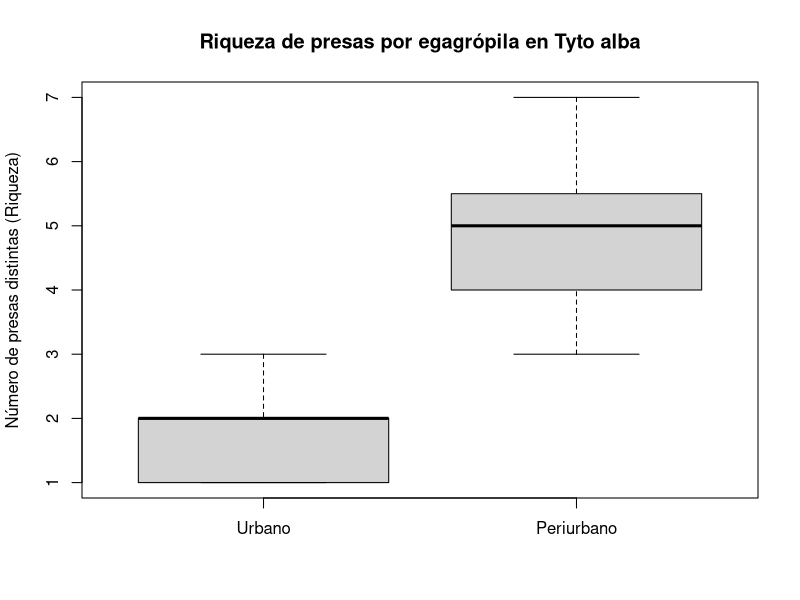
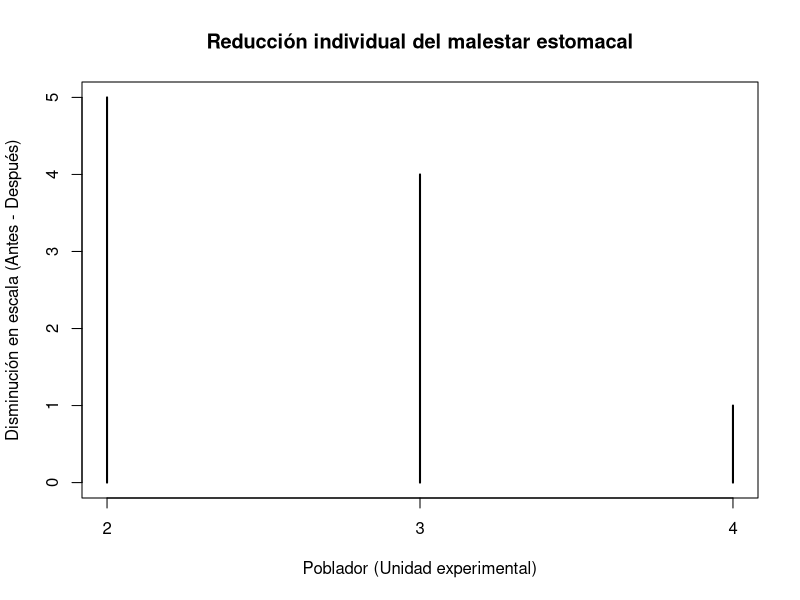
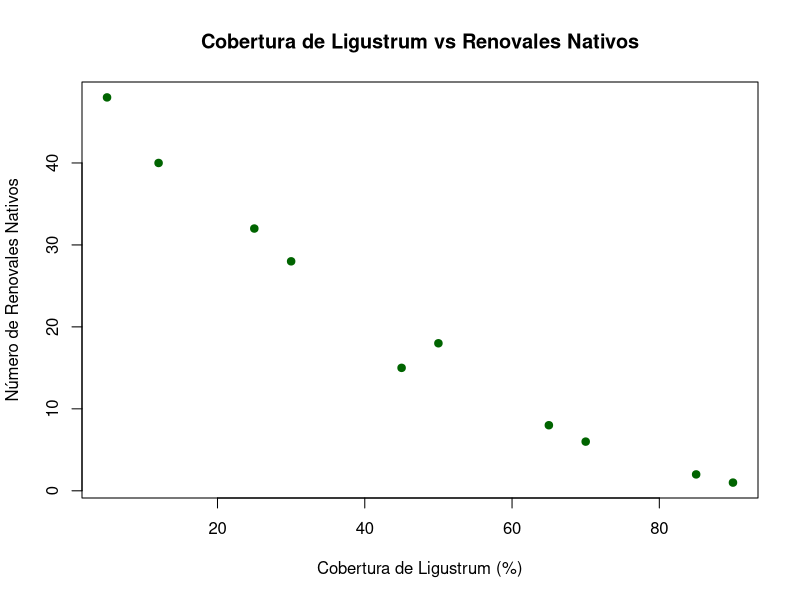

R code for these plots, in order:
# =============================================================================
# Bioestadística - Facultad de Ciencias Agrarias - UNJu
# Licenciatura en Ciencias Biológicas - AÑO 2026
# Trabajo Práctico 9: Pruebas No Paramétricas
# Resolución: Parte A (ejemplos guiados) y Parte B (ejercicios 1 a 5)
# Datos simulados con fines didácticos
# =============================================================================

# #############################################################################
# PARTE A - ACTIVIDAD GUIADA
# #############################################################################

# =============================================================================
# EJEMPLO 1 - Riqueza de dieta en lechuza de campanario (U de Mann-Whitney)
# =============================================================================
# PASO 1: Pregunta: ¿la riqueza de presas es mayor en el ambiente periurbano?
#   y: riqueza de presas por egagrópila (cuantitativa discreta)
#   x: ambiente (cualitativa, 2 grupos independientes)

# PASO 2: Datos y exploración
y_urbano     = c(1, 2, 1, 3, 2, 1, 2, 2, 3, 1, 2, 2)
y_periurbano = c(4, 5, 3, 6, 4, 5, 3, 7, 5, 4, 6, 5)

boxplot(y_urbano, y_periurbano, names = c("Urbano", "Periurbano"),
        main = "Riqueza de presas por egagrópila en Tyto alba",
        ylab = "Número de presas distintas (Riqueza)")

mediana_urbano     = median(y_urbano)
mediana_periurbano = median(y_periurbano)
mediana_urbano
mediana_periurbano
IQR(y_urbano)
IQR(y_periurbano)
length(y_urbano)
length(y_periurbano)

# Justificación: conteos discretos, n pequeño (12 por grupo), asimetría
# -> no se asume normalidad -> U de Mann-Whitney

# PASO 3: 
# 
# 1. Hipótesis
# H0: Me_periurbano <= Me_urbano
# H1: Me_periurbano >  Me_urbano
tipo_prueba = "unilateral derecha"
alternativa = "greater"

# 2. Nivel de significación
alfa = 0.05

# 3. Estadístico de prueba: ...

# 4. Regla de desición: "Se rechaza H0 si y solo si ..."

# 5. Cálculos: Prueba (exact = FALSE porque hay empates)
prueba_mann = wilcox.test(y_periurbano, y_urbano,
                          alternative = alternativa, exact = FALSE)
print(prueba_mann)
p_valor = prueba_mann$p.value
p_valor

# 6: Decisión: ...

# 7. Conclusión: ...


# =============================================================================
# EJEMPLO 2 - Muña-muña y malestar estomacal (Wilcoxon apareado)
# =============================================================================
# PASO 1: y: severidad del malestar (Likert 1-5, cualitativa ordinal)
#   Diseño: apareado (mismo poblador antes y después)

# PASO 2: Datos y exploración
y_antes   = c(5, 4, 5, 4, 5, 3, 4, 5, 4, 5)
y_despues = c(2, 1, 2, 2, 3, 1, 2, 1, 2, 2)

diferencias = y_antes - y_despues
plot(table(diferencias), main = "Reducción individual del malestar estomacal",
        xlab = "Poblador (Unidad experimental)",
        ylab = "Disminución en escala (Antes - Después)")

median(y_antes)
median(y_despues)

# Justificación: variable ordinal, sin escala de intervalo ni normalidad
# -> rangos con signo de Wilcoxon

# PASO 3: 

# 1. Hipótesis
# H0: Me_antes <= Me_despues
# H1: Me_antes >  Me_despues
tipo_prueba = "unilateral derecha"
alternativa = "greater"

# 2. Nivel de significación:
alfa = 0.05

# 3. Estadístico de prueba: ...

# 4. Regla de decisión: se rechaza H0 si y solo si ...

# 5: Cálculos
prueba_wilcox_apareada = wilcox.test(y_antes, y_despues, paired = TRUE,
                                     alternative = alternativa, exact = FALSE)
print(prueba_wilcox_apareada)
p_valor_w = prueba_wilcox_apareada$p.value
p_valor_w

# 6: Decisión: ...

# 7: Conclusión: ...


# =============================================================================
# EJEMPLO 3 - Evaluación de la perspectiva de la población de la Puna Jujeña
#             con respecto a la Muña-muña (McNemar)
# =============================================================================
# Contexto: Evaluación de la perspectiva de la población de la Puna Jujeña
#           con respecto a la Muña-muña (Clinopodium gilliesii) y su efectividad
#           en el tratamiento de cuadros de acidez y pesadez estomacal.
# Situación: Registro del estado sintomático de 50 pobladores (40 a 60 años)
#            de la Puna jujeña evaluados Antes y Después de consumir la
#            infusión medicinal de Muña-muña.


# PASO 1 — DEFINICIÓN DE VARIABLE ALEATORIA, DISEÑO Y JUSTIFICACIÓN METODOLÓGICA
# ─────────────────────────────────────────────────────────────────────────────
#
# Justificación metodológica para la selección de la Prueba de McNemar:
# 1. Muestras dependientes / apareadas: Se evalúan las mismas unidades de análisis
#    (los mismos 50 pobladores de la Puna jujeña) en dos momentos temporales
#    distintos (Momento 1: Antes de tomar la infusión vs. Momento 2: Después de tomarla).
# 2. Variable de respuesta cualitativa dicotómica: La presencia de malestar digestivo
#    posee únicamente dos estados mutuamente excluyentes:
#    - Con Malestar / Síntoma presente (-)
#    - Sin Malestar / Síntoma ausente (+)
# 3. Evaluación del cambio: La prueba centra su análisis exclusivamente en los pares
#    discordantes (b y c), evaluando si la proporción de individuos que alivió su
#    síntoma difiere significativamente de la proporción que empeoró.


# PASO 2 — CARGA DE DATOS Y CONSTRUCCIÓN DE LA TABLA DE CONTINGENCIA 2x2 APAREADA
# ─────────────────────────────────────────────────────────────────────────────
# Frecuencias observadas en la muestra de N = 50 pobladores de la Puna jujeña:
#   a = 5  pobladores: Mantiene síntoma (Con malestar Antes -> Con malestar Después)
#   b = 32 pobladores: Alivió síntoma (Con malestar Antes -> Sin malestar Después) [Discordante]
#   c = 3  pobladores: Empeoró síntoma (Sin malestar Antes -> Con malestar Después) [Discordante]
#   d = 10 pobladores: Mantiene sin síntoma (Sin malestar Antes -> Sin malestar Después)

muna_matriz = matrix(c(5, 32, 3, 10), nrow = 2, byrow = TRUE)

colnames(muna_matriz) = c("Después: Con Malestar (-)", "Después: Sin Malestar (+)")
rownames(muna_matriz) = c("Antes: Con Malestar (-)", "Antes: Sin Malestar (+)")

# Visualización de la tabla de contingencia 2x2
muna_matriz


# PASO 3 — PLANTEO DE HIPÓTESIS ESTADÍSTICAS Y NIVEL DE SIGNIFICACIÓN
# ─────────────────────────────────────────────────────────────────────────────
# H0: P(Antes = -, Después = +) = P(Antes = +, Después = -)
#     (La proporción de pobladores que cambia a 'Sin malestar' es igual a la que cambia a 'Con malestar'; la infusión no genera un cambio significativo)
# H1: P(Antes = -, Después = +) ≠ P(Antes = +, Después = -)
#     (La proporción de pobladores que cambia a 'Sin malestar' difiere significativamente de la que cambia a 'Con malestar'; la infusión genera un cambio significativo)
# α  = 0.05
alfa = 0.05

# Estadístico de prueba con corrección de continuidad de Yates:
#
#   χ2_McNemar = (|b - c| - 1)² / (b + c)   con 1 grado de libertad

# Extracción de pares discordantes de la matriz
b = muna_matriz[1, 2] # Frecuencia de pobladores que se aliviaron (b = 32)
c = muna_matriz[2, 1] # Frecuencia de pobladores que empeoraron (c = 3)

# Cálculo del estadístico
chi2_calc = ((abs(b - c) - 1)^2) / (b + c)
chi2_calc

# El p-valor se calcula a partir de la cola derecha de la distribución Chi-cuadrado con 1 g.l. (¿por qué?)
p_val = pchisq(chi2_calc, df = 1, lower.tail = FALSE)
p_val

# Alternativa (¡usar esta versión!)
res_mcnemar = mcnemar.test(muna_matriz, correct = TRUE)
res_mcnemar


# =============================================================================
# EJEMPLO 4 - Ligustrum lucidum y renovales nativos (Spearman)
# =============================================================================
# PASO 1: x: cobertura de Ligustrum (%), y: conteo de renovales nativos

# PASO 2: Datos y exploración
x_cobertura = c(5, 12, 25, 30, 45, 50, 65, 70, 85, 90)
y_renovales = c(48, 40, 32, 28, 15, 18, 8, 6, 2, 1)

plot(x_cobertura, y_renovales, main = "Cobertura de Ligustrum vs Renovales Nativos",
     xlab = "Cobertura de Ligustrum (%)", ylab = "Número de Renovales Nativos",
     pch = 19, col = "darkgreen")

# Justificación: respuesta de conteo, varianza heterogénea, posible falta de
# linealidad estricta -> correlación de rangos de Spearman

# PASO 3: Hipótesis
# H0: rho_s = 0
# H1: rho_s < 0
alfa = 0.05
tipo_prueba = "unilateral izquierda"
alternativa = "less"

# PASO 4: Prueba
prueba_spearman = cor.test(x_cobertura, y_renovales, method = "spearman",
                           alternative = alternativa)
print(prueba_spearman)
rho_calculado = prueba_spearman$estimate
rho_calculado
p_valor_sp = prueba_spearman$p.value
p_valor_sp

# Decisión y conclusión: ...

# =============================================================================
## EJERCICIOS DE APLICACIÓN
# =============================================================================
# EJERCICIO 1 - Germinación de poroto bajo estrés salino (U de Mann-Whitney)
# =============================================================================
# Pregunta estadística: ¿Difiere la mediana de semillas germinadas entre el
# control (0 mM) y el tratamiento salino (100 mM NaCl)?
#
# Consignas:
# 1. Identificar la variable respuesta (y) y la variable de grupo (x), indicando
#    su tipo.
# 2. Realizar un boxplot comparativo entre ambos grupos y calcular medianas e IQR.
# 3. Plantear las hipótesis (H0 y H1) y el nivel de significancia.
# 4. Aplicar la prueba U de Mann-Whitney y concluir con la decisión estadística.

germinadas_control = c(18, 19, 20, 17, 19, 20, 18, 19)
germinadas_sal     = c(12, 10, 14, 11, 9, 13, 10, 12)


# =============================================================================
# EJERCICIO 2 - Calidad de agua en ambientes periglaciares (Wilcoxon apareado)
# =============================================================================
# Pregunta estadística: ¿Difiere la mediana del índice biótico antes y después
# del inicio de la exploración minera en las mismas estaciones?
#
# Consignas:
# 1. Indicar por qué las observaciones son apareadas y qué tipo de variable es
#    el índice biótico.
# 2. Graficar las diferencias (antes - después) por estación y calcular medianas.
# 3. Plantear las hipótesis y el nivel de significancia.
# 4. Aplicar la prueba de rangos con signo de Wilcoxon y concluir.

indice_antes   = c(8, 9, 7, 8, 9, 8, 10, 7, 8)
indice_despues = c(5, 6, 4, 6, 5, 7, 6, 5, 4)


# =============================================================================
# EJERCICIO 3 - Desinfección de patógenos en frutos de naranjo (McNemar)
# =============================================================================
# Pregunta estadística: ¿Cambia la proporción de superficies con patógenos
# presentes antes y después del tratamiento térmico?
#
# Consignas:
# 1. Armar la tabla 2x2 de datos apareados (antes/después) y justificar por qué
#    corresponde McNemar y no Chi-cuadrado de independencia.
# 2. Plantear las hipótesis y el nivel de significancia.
# 3. Aplicar la prueba de McNemar (sin y con corrección de continuidad).
# 4. Interpretar el resultado en función de los pares discordantes.

tabla_patogenos = matrix(c(3, 16, 1, 5), nrow = 2, byrow = TRUE,
                         dimnames = list(Antes = c("Presente", "Ausente"),
                                         Despues = c("Presente", "Ausente")))


# =============================================================================
# EJERCICIO 4 - Altitud y tolerancia al frío en ecotipos de quinua (Spearman)
# =============================================================================
# Pregunta estadística: ¿Existe asociación monotónica positiva entre la altitud
# del sitio de origen y la tolerancia a la germinación en frío?
#
# Consignas:
# 1. Identificar la variable independiente y la dependiente, indicando su tipo.
# 2. Realizar el diagrama de dispersión entre ambas variables.
# 3. Plantear las hipótesis y el nivel de significancia.
# 4. Aplicar la correlación de Spearman e interpretar el coeficiente y la
#    decisión estadística.

altitud         = c(2200, 2500, 2800, 3100, 3400, 3700, 4000, 4200)
tolerancia_frio = c(2, 3, 4, 6, 7, 8, 9, 10)


# =============================================================================
# EJERCICIO 5 - Macroinvertebrados en arroyos puneños (U de Mann-Whitney)
# =============================================================================
# Pregunta estadística: ¿Es mayor la mediana de riqueza taxonómica en tramos
# sin pastoreo que en tramos con pastoreo de camélidos?
#
# Consignas:
# 1. Formular la pregunta de investigación e identificar las variables (y, x).
# 2. Realizar el boxplot comparativo y calcular medianas e IQR.
# 3. Plantear las hipótesis y el nivel de significancia.
# 4. Aplicar la prueba U de Mann-Whitney y concluir sobre el efecto del pastoreo.

con_pastoreo = c(4, 5, 3, 6, 4, 3, 5, 4)
sin_pastoreo = c(9, 11, 8, 12, 10, 9, 11, 10)
